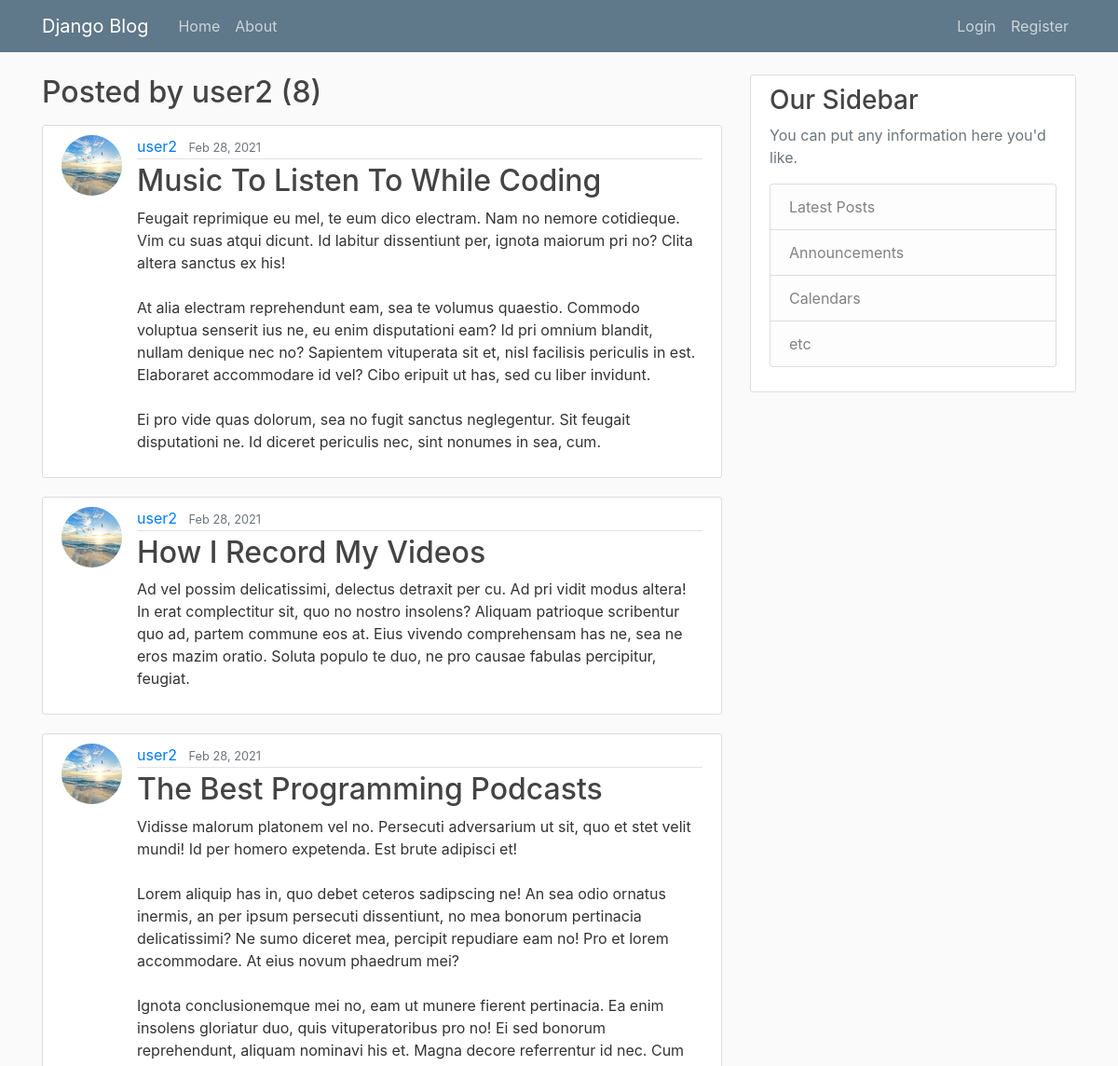
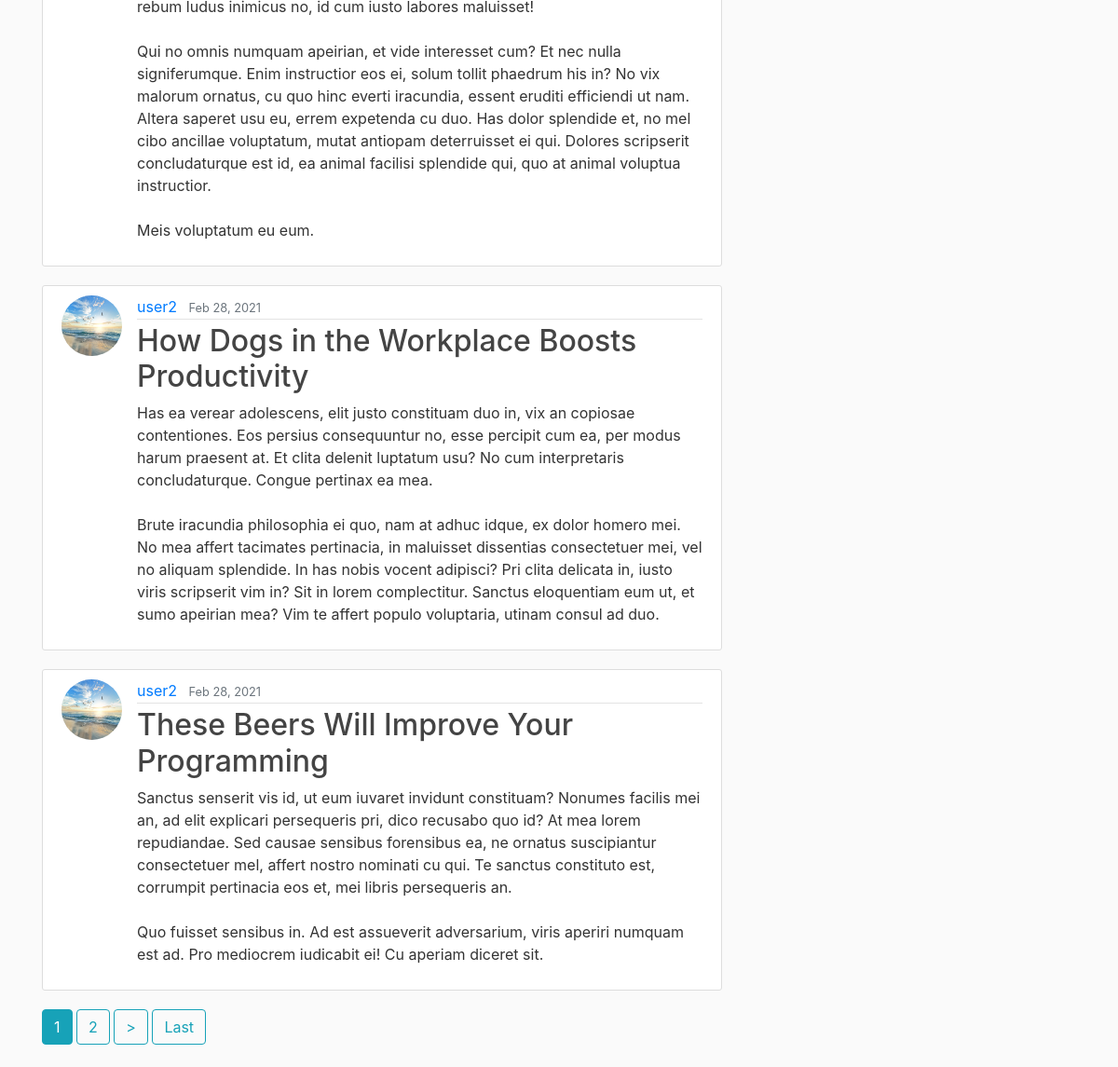
The page /user/user2 on the database its author committed (2 pictures, top to bottom).
### blog/models.py (models this page shows, shortened)
class Post(models.Model):
	title = models.CharField(max_length = 50)
	content = models.TextField()
	date_posted = models.DateTimeField( default = timezone.now)
	author = models.ForeignKey( User, on_delete = models.CASCADE )

### users/models.py (models this page shows, shortened)
class Profile(models.Model):
	user = models.OneToOneField(User, on_delete = models.CASCADE)
	image = models.ImageField(default = 'default.jpg', upload_to='profile_pics')

### blog/views.py (the view)
# urls.py: path('user/<str:username>', UserPostListView.as_view(), name="user-posts"),
class UserPostListView(ListView):
	model = Post
	template_name = 'blog/user_posts.html'
	context_object_name = 'posts'
	paginate_by = 5
	def get_queryset(self):
		user = get_object_or_404(User, username = self.kwargs.get('username'))
		return Post.objects.filter(author=user).order_by('-date_posted')

### blog/templates/blog/user_posts.html (shortened to what this page needs)
{% extends 'blog/base.html' %}
{% block content %}
	<h2 class="mb-3"> Posted by {{ view.kwargs.username }} ({{ page_obj.paginator.count }}) </h2>
	{% for post in posts %}
		<article class="media content-section">
		<img class="rounded-circle article-img" src="{{ post.author.profile.image.url }}">
		  <div class="media-body">
		    <div class="article-metadata">
		      <a class="mr-2" href="{% url 'user-posts' post.author.username %}">{{ post.author }}</a>
		      <small class="text-muted">{{ post.date_posted| date:"M j, Y" }}</small>
		    </div>
		    <h2><a class="article-title" href="{% url 'post-detail' post.id %}">{{ post.title }}</a></h2>
		    <p class="article-content">{{ post.content }}</p>
		  </div>
		</article>
	{% endfor %}
	{% if is_paginated %}
		{% for num in page_obj.paginator.page_range %}
			{% if page_obj.number == num %}
				<a class="btn btn-info mb-4" href="?page={{ num }}">{{ num }}</a>
			{% elif num > page_obj.number|add:'-3' and num < page_obj.number|add:'3' %}
				<a class="btn btn-outline-info mb-4" href="?page={{ num }}">{{ num }}</a>
			{% endif %}
		{% endfor %}
		{% if page_obj.has_next %}
			<a class="btn btn-outline-info mb-4" href="?page={{ page_obj.next_page_number }}">></a>
			<a class="btn btn-outline-info mb-4" href="?page={{ page_obj.paginator.num_pages }}">Last</a>
		{% endif %}
	{% endif %}
{% endblock content %}

### blog/static/blog/main.css (style rules this page uses)
body { background: #fafafa; color: #333333; margin-top: 5rem; }
h1, h2, h3, h4, h5, h6 { color: #444444; }
.content-section { background: #ffffff; padding: 10px 20px; border: 1px solid #dddddd; border-radius: 3px; margin-bottom: 20px; }
.article-title { color: #444444; }
.article-content { white-space: pre-line; }
.article-img { height: 65px; width: 65px; margin-right: 16px; }
.article-metadata { padding-bottom: 1px; margin-bottom: 4px; border-bottom: 1px solid #e3e3e3 }

### rows shown on the page
Post: author.profile.image (picture), author "user2", date_posted "Feb 28, 2021", title "Music To Listen To While Coding", content "Feugait reprimique eu mel, te eum dico electram. Nam no nemore cotidieque. Vim cu suas atqui dicunt. Id labitur dissentiunt per, ignota maiorum pri no? Clita altera sanctus ex his! At alia electram reprehendunt eam, sea te volumus quaestio. Commodo voluptua senserit ius ne, eu enim disputationi eam? Id pri omnium blandit, nullam denique nec no? Sapientem vituperata sit et, nisl facilisis periculis in est. Elaboraret accommodare id vel? Cibo eripuit ut has, sed cu liber invidunt. Ei pro vide quas dolorum, sea no fugit sanctus neglegentur. Sit feugait disputationi ne. Id diceret periculis nec, sint nonumes in sea, cum."
Post: author.profile.image (picture), author "user2", date_posted "Feb 28, 2021", title "How I Record My Videos", content "Ad vel possim delicatissimi, delectus detraxit per cu. Ad pri vidit modus altera! In erat complectitur sit, quo no nostro insolens? Aliquam patrioque scribentur quo ad, partem commune eos at. Eius vivendo comprehensam has ne, sea ne eros mazim oratio. Soluta populo te duo, ne pro causae fabulas percipitur, feugiat."
Post: author.profile.image (picture), author "user2", date_posted "Feb 28, 2021", title "The Best Programming Podcasts", content "Vidisse malorum platonem vel no. Persecuti adversarium ut sit, quo et stet velit mundi! Id per homero expetenda. Est brute adipisci et! Lorem aliquip has in, quo debet ceteros sadipscing ne! An sea odio ornatus inermis, an per ipsum persecuti dissentiunt, no mea bonorum pertinacia delicatissimi? Ne sumo diceret mea, percipit repudiare eam no! Pro et lorem accommodare. At eius novum phaedrum mei? Ignota conclusionemque mei no, eam ut munere fierent pertinacia. Ea enim insolens gloriatur duo, quis vituperatoribus pro no! Ei sed bonorum reprehendunt, aliquam nominavi his et. Magna decore referrentur id nec. Cum rebum ludus inimicus no, id cum iusto labores maluisset! Qui no omnis numquam…"
Post: author.profile.image (picture), author "user2", date_posted "Feb 28, 2021", title "How Dogs in the Workplace Boosts Productivity", content "Has ea verear adolescens, elit justo constituam duo in, vix an copiosae contentiones. Eos persius consequuntur no, esse percipit cum ea, per modus harum praesent at. Et clita delenit luptatum usu? No cum interpretaris concludaturque. Congue pertinax ea mea. Brute iracundia philosophia ei quo, nam at adhuc idque, ex dolor homero mei. No mea affert tacimates pertinacia, in maluisset dissentias consectetuer mei, vel no aliquam splendide. In has nobis vocent adipisci? Pri clita delicata in, iusto viris scripserit vim in? Sit in lorem complectitur. Sanctus eloquentiam eum ut, et sumo apeirian mea? Vim te affert populo voluptaria, utinam consul ad duo."
Post: author.profile.image (picture), author "user2", date_posted "Feb 28, 2021", title "These Beers Will Improve Your Programming", content "Sanctus senserit vis id, ut eum iuvaret invidunt constituam? Nonumes facilis mei an, ad elit explicari persequeris pri, dico recusabo quo id? At mea lorem repudiandae. Sed causae sensibus forensibus ea, ne ornatus suscipiantur consectetuer mel, affert nostro nominati cu qui. Te sanctus constituto est, corrumpit pertinacia eos et, mei libris persequeris an. Quo fuisset sensibus in. Ad est assueverit adversarium, viris aperiri numquam est ad. Pro mediocrem iudicabit ei! Cu aperiam diceret sit."

### other values the page prints
{{ view.kwargs.username }} "user2"
{{ page_obj.paginator.count }} "8"
{{ num }} "1"
{{ num }} "2"
